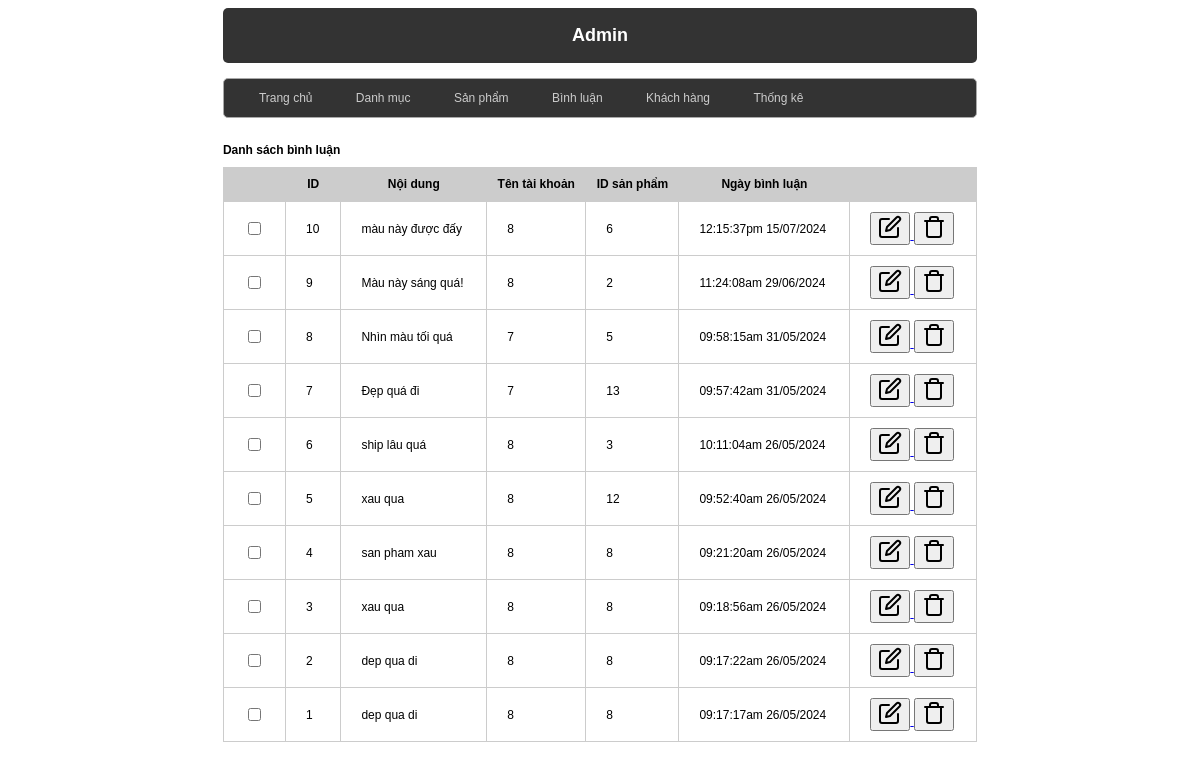
Screenshot of /admin/index.php?act=dsbl with the database file from the repository.
### tables this page shows
CREATE TABLE `binhluan` (
  `id` int NOT NULL,
  `noidung` varchar(255) NOT NULL,
  `idtk` int NOT NULL,
  `idpro` int NOT NULL,
  `ngaybinhluan` varchar(30) NOT NULL
);

### model/pdo.php (called while the page is built, shortened)
<?php
function pdo_get_connection(){
    $dburl = "mysql:host=localhost;dbname=wd19204-duanmau;charset=utf8";
    $username = 'root';
    $password = '';
    $conn = new PDO($dburl, $username, $password);
    $conn->setAttribute(PDO::ATTR_ERRMODE, PDO::ERRMODE_EXCEPTION);
    return $conn;
}
function pdo_query($sql){
    $sql_args = array_slice(func_get_args(), 1);
    try{
        $conn = pdo_get_connection();
        $stmt = $conn->prepare($sql);
        $stmt->execute($sql_args);
        $rows = $stmt->fetchAll();
        return $rows;
    }
    catch(PDOException $e){
        throw $e;
    }
    finally{
        unset($conn);
    }
}

### model/binhluan.php (called while the page is built, shortened)
<?php
 function loadall_binhluan($idpro){
    $sql="select *from binhluan where 1";
    $sql.=" order by id desc";
    $listdsbl= pdo_query($sql);
    return $listdsbl;
 }
?>

### admin/binhluan/list.php (the view)
<div class="row mb10 fromdanhsachloai">
    <h2>Danh sách bình luận</h2>
            <table>
                <tr>
                    <th></th>
                    <th>ID</th>
                    <th>Nội dung</th>
                    <th>Tên tài khoản</th>
                    <th>ID sản phẩm</th>
                    <th>Ngày bình luận</th>
                    <th></th>
                </tr>
                <?php
                 foreach ($listbinhluan as $binhluan) {
                    extract($binhluan);
                    $suabl="index.php?act=suabl&id=".$id;
                    $xoabl="index.php?act=xoabl&id=".$id;
                    echo '<tr>
                    <td><input type="checkbox" name="" id=""></td>
                    <td>'.$id.'</td>
                    <td>'.$noidung.'</td>
                    <td>'.$idtk.'</td>
                    <td>'.$idpro.'</td>
                    <td>'.$ngaybinhluan.'</td>
                   <td>
  <a href="'.$suabl.'">
    <button>
      <svg xmlns="http://www.w3.org/2000/svg" width="24" height="24" viewBox="0 0 24 24" fill="none" stroke="currentColor" stroke-width="2" stroke-linecap="round" stroke-linejoin="round">
        <path d="M11 4H4a2 2 0 0 0-2 2v14a2 2 0 0 0 2 2h14a2 2 0 0 0 2-2v-7"></path>
        <path d="M18.5 2.5a2.121 2.121 0 0 1 3 3L12 15l-4 1 1-4 9.5-9.5z"></path>
      </svg>
    </button>
  </a>
  <a href="'.$xoabl.'">
    <button>
      <svg xmlns="http://www.w3.org/2000/svg" width="24" height="24" viewBox="0 0 24 24" fill="none" stroke="currentColor" stroke-width="2" stroke-linecap="round" stroke-linejoin="round">
        <path d="M3 6h18"></path>
        <path d="M19 6v14a2 2 0 0 1-2 2H7a2 2 0 0 1-2-2V6m3 0V4a2 2 0 0 1 2-2h4a2 2 0 0 1 2 2v2"></path>
      </svg>
    </button>
  </a>
</td>
                </tr>';
                 }
                ?>
            </table>
        </div>

### css/style.css (style rules this page uses)
* { box-sizing: border-box; font-family: sans-serif; font-size: 1vw; }
.row { width: 100%; float: left; }
.mb10 { margin-bottom: 10px; }
.fromdanhsachloai table { width: 100%; border-collapse: collapse ; }
.fromdanhsachloai table th { background-color: #ccc; padding: 10px; }
.fromdanhsachloai table td { padding: 10px 20px; border:1px #ccc solid; }

### rows the page displays
binhluan: id "10", noidung "màu này được đấy", idtk "8", idpro "6", ngaybinhluan "12:15:37pm 15/07/2024"
binhluan: id "9", noidung "Màu này sáng quá!", idtk "8", idpro "2", ngaybinhluan "11:24:08am 29/06/2024"
binhluan: id "8", noidung "Nhìn màu tối quá", idtk "7", idpro "5", ngaybinhluan "09:58:15am 31/05/2024"
binhluan: id "7", noidung "Đẹp quá đi", idtk "7", idpro "13", ngaybinhluan "09:57:42am 31/05/2024"
binhluan: id "6", noidung "ship lâu quá", idtk "8", idpro "3", ngaybinhluan "10:11:04am 26/05/2024"
binhluan: id "5", noidung "xau qua", idtk "8", idpro "12", ngaybinhluan "09:52:40am 26/05/2024"
binhluan: id "4", noidung "san pham xau", idtk "8", idpro "8", ngaybinhluan "09:21:20am 26/05/2024"
binhluan: id "3", noidung "xau qua", idtk "8", idpro "8", ngaybinhluan "09:18:56am 26/05/2024"
binhluan: id "2", noidung "dep qua di", idtk "8", idpro "8", ngaybinhluan "09:17:22am 26/05/2024"
binhluan: id "1", noidung "dep qua di", idtk "8", idpro "8", ngaybinhluan "09:17:17am 26/05/2024"
